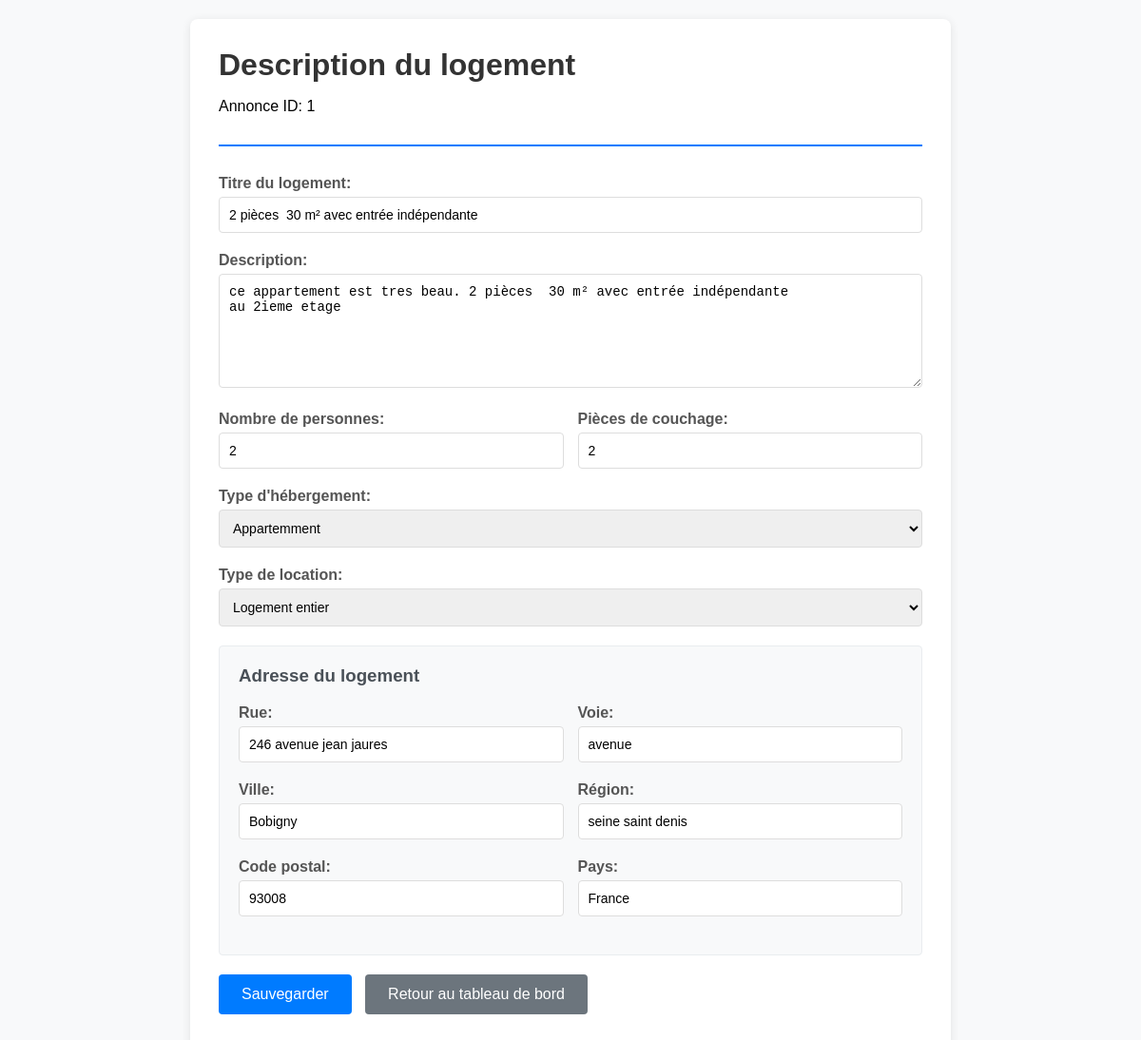
The app's page /annonce/dashboard/description/1/ (signed in), older data.
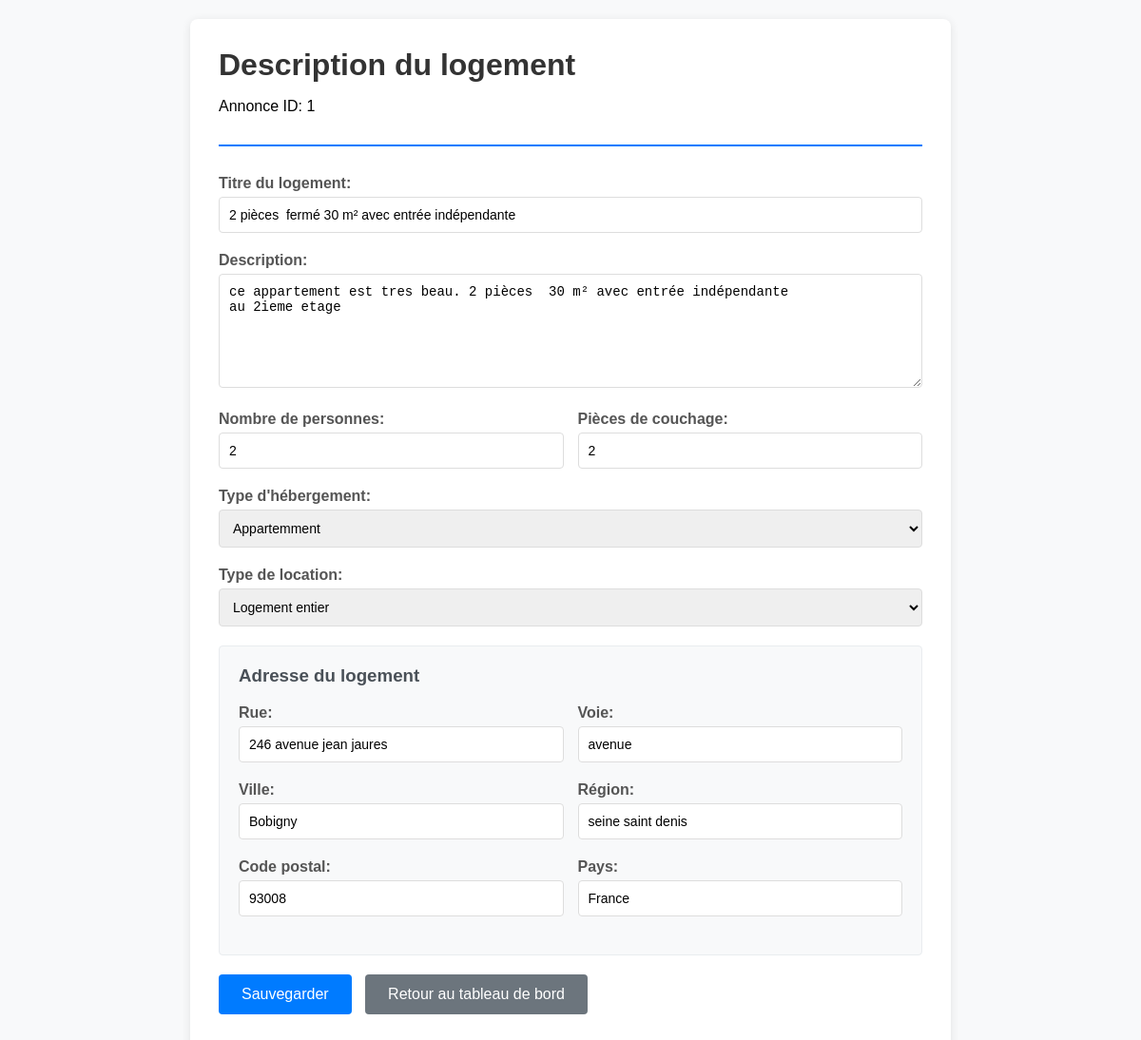
The same page, newer data.
### annonce/models.py (models this page shows)
class Annonce(models.Model):
    user = models.ForeignKey(
        settings.AUTH_USER_MODEL,
        null=True,
        on_delete=models.CASCADE,
        unique=False
    )
    class TypeHebergement(models.TextChoices):
        Appartemment = 'APPT', _('Appartemment')
        Maison = 'MAIS', _('Maison')
        Studio = 'STUD', _('Studio')
        Autre = 'OTHR', _('Autre')
    hebergement_choice = models.CharField(
        max_length=4,
        choices=TypeHebergement.choices,
        default=TypeHebergement.Appartemment,
        verbose_name="Type d'hébergement"
    )
    class TypeLocation(models.TextChoices):
        logement_entier = 'ENTR', _('Logement entier')
        chambre_privee = 'PRIV', _('Chambre privée')
        chambre_partagee = 'PART', _('Chambre partagée')
    type_location_choices = models.CharField(
        max_length=4,
        choices=TypeLocation.choices,
        default=TypeLocation.logement_entier,
        verbose_name="Location partielle ou totale"
    )
    categorie_logement = models.CharField(max_length=50, blank=True)
    titre_logement = models.CharField(max_length=50, blank=True)
    description = models.TextField(blank=True)
    nombre_personne = IntegerField(
        default=1,
        validators=[
            MaxValueValidator(20),
            MinValueValidator(1)
        ],
        blank=True
    )
    pieces_couchage = IntegerField(
        default=1,
        validators=[
            MaxValueValidator(10),
            MinValueValidator(1)
        ],
        blank=True
    )
    equipements = models.ManyToManyField(Equipements, blank=True)
    services = models.ManyToManyField(Services, blank=True)
    categorie_service = models.ManyToManyField(CategorieService, blank=True)
    charges = models.ManyToManyField(Charges, blank=True)
    dureeLocationMini = models.CharField(blank=True,null=True, max_length=50)
    dureeLocationMaxi = models.CharField(blank=True,null=True, max_length=50)
    loyer_tc = models.FloatField(max_length=50, blank=True, null=True)
    charges_loyer = models.FloatField(max_length=50, blank=True, null=True)
    reservation = models.OneToOneField(
        settings.AUTH_USER_MODEL,
        null=True,
        on_delete=models.CASCADE,
        unique=False,
        related_name = 'user_reserved'
    )
    reserved = models.BooleanField(default=False)
    address = models.OneToOneField(
        AdressAnnonce,
        on_delete=models.CASCADE,
        null=True,
    )

### annonce/views.py (the view)
# urls.py: path('dashboard/description/<str:pk>/', views.description_view, name='dashboard-description'),
@login_required
def description_view(request, pk):
    myObject = Annonce.objects.get(id=pk)
    requete = request.user
    myAdress = myObject.address
    if request.method == 'POST':
        form = DescriptionForm(request.POST, instance=myObject)
        rue = request.POST.get('rue', '')
        voie = request.POST.get('voie', '')
        ville = request.POST.get('ville', '')
        region = request.POST.get('region', '')
        zip = request.POST.get('zip', '')
        pays = request.POST.get('pays', 'France')
        address = request.POST.get('adressComplete')
        if form.is_valid():
            form.save()
            if address:
                if myAdress:
                    myAdress.rue = rue
                    myAdress.voie = voie
                    myAdress.ville = ville
                    myAdress.region = region
                    myAdress.zipCode = zip
                    myAdress.pays = pays
                    myAdress.save()
                else:
                    from annonce.models import AdressAnnonce
                    myAdress = AdressAnnonce.objects.create(
                        rue=rue,
                        voie=voie,
                        ville=ville,
                        region=region,
                        zipCode=zip,
                        pays=pays
                    )
                    myObject.address = myAdress
                    myObject.save()
            return redirect(request.META.get('HTTP_REFERER', '/annonce/dashboard/list/'))
        else:
            print("Erreurs du formulaire:", form.errors)
    else:
        form = DescriptionForm(instance=myObject)
    context = {'form': form, 'obj': myObject, 'requete': requete, 'address': myAdress}
    return render(request,'annonce/dashboard/description.html',context)

### annonce/forms.py (shortened to what this page needs)
class DescriptionForm(ModelForm):
    class Meta:
        model = Annonce
        fields = ['titre_logement','description','categorie_logement','nombre_personne', 'pieces_couchage', 'hebergement_choice', 'type_location_choices']

### templates/annonce/dashboard/description.html (shortened to what this page needs)
<!DOCTYPE html>
<html lang="fr">
<head>
</head>
<body>
    <div class="container">
        <div class="header">
            <h1>Description du logement</h1>
            <p>Annonce ID: {{ obj.id }}</p>
        </div>
        <form method="post">
            <div class="form-group">
                <label for="{{ form.titre_logement.id_for_label }}">Titre du logement:</label>
                {{ form.titre_logement }}
            </div>
            <div class="form-group">
                <label for="{{ form.description.id_for_label }}">Description:</label>
                {{ form.description }}
            </div>
            <div class="row">
                <div class="col">
                    <div class="form-group">
                        <label for="{{ form.nombre_personne.id_for_label }}">Nombre de personnes:</label>
                        {{ form.nombre_personne }}
                    </div>
                </div>
                <div class="col">
                    <div class="form-group">
                        <label for="{{ form.pieces_couchage.id_for_label }}">Pièces de couchage:</label>
                        {{ form.pieces_couchage }}
                    </div>
                </div>
            </div>
            <div class="form-group">
                <label for="{{ form.hebergement_choice.id_for_label }}">Type d'hébergement:</label>
                {{ form.hebergement_choice }}
            </div>
            <div class="form-group">
                <label for="{{ form.type_location_choices.id_for_label }}">Type de location:</label>
                {{ form.type_location_choices }}
            </div>
            <div class="address-section">
                <h3>Adresse du logement</h3>
                <div class="row">
                    <div class="col">
                        <div class="form-group">
                            <label for="rue">Rue:</label>
                            <input type="text" name="rue" id="rue" value="{{ address.rue|default:'' }}">
                        </div>
                    </div>
                    <div class="col">
                        <div class="form-group">
                            <label for="voie">Voie:</label>
                            <input type="text" name="voie" id="voie" value="{{ address.voie|default:'' }}">
                        </div>
                    </div>
                </div>
                <div class="row">
                    <div class="col">
                        <div class="form-group">
                            <label for="ville">Ville:</label>
                            <input type="text" name="ville" id="ville" value="{{ address.ville|default:'' }}">
                        </div>
                    </div>
                    <div class="col">
                        <div class="form-group">
                            <label for="region">Région:</label>
                            <input type="text" name="region" id="region" value="{{ address.region|default:'' }}">
                        </div>
                    </div>
                </div>
                <div class="row">
                    <div class="col">
                        <div class="form-group">
                            <label for="zip">Code postal:</label>
                            <input type="text" name="zip" id="zip" value="{{ address.zipCode|default:'' }}" maxlength="5">
                        </div>
                    </div>
                    <div class="col">
                        <div class="form-group">
                            <label for="pays">Pays:</label>
                            <input type="text" name="pays" id="pays" value="{{ address.pays|default:'France' }}">
                        </div>
                    </div>
                </div>
            </div>
            <div class="form-group">
                <button type="submit" class="btn">Sauvegarder</button>
                <a href="{% url 'dashboard-list' %}" class="btn btn-secondary">Retour au tableau de bord</a>
            </div>
        </form>
    </div>
</body>
</html>

Row changes from the older to the newer data that the page shows:
changed Annonce "Appartemment": titre_logement "2 pièces 30 m² avec entrée indépendante" → "2 pièces fermé 30 m² avec entrée indépendante"
